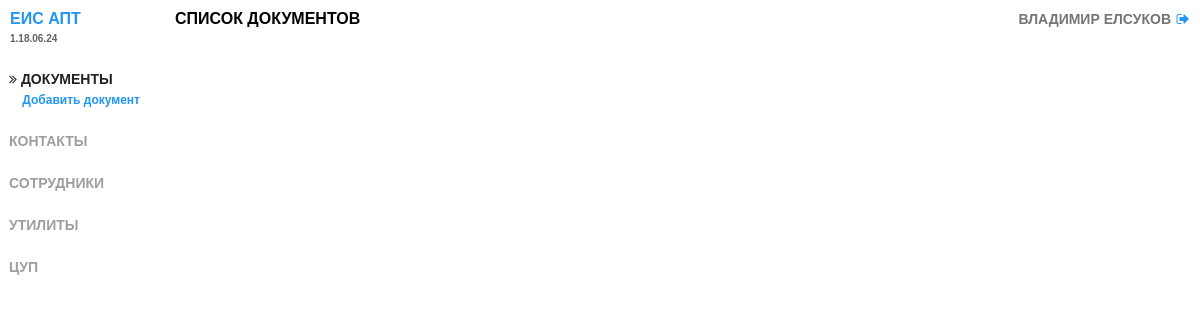
Page /documents/ (signed in) on the earlier database version.
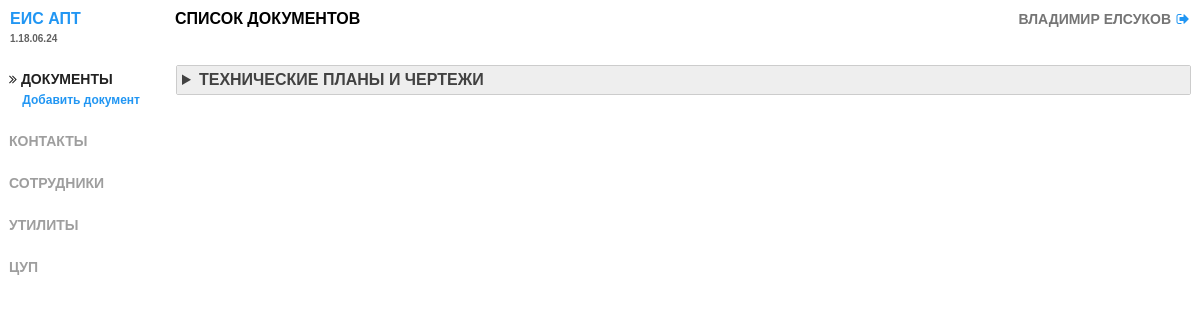
Same page on the later database version.
### documents/models.py (models this page shows, shortened)
class EIS_Document(models.Model):
	category    = models.CharField(max_length=100, choices=LIST_CATEGORIES)
	name        = models.CharField(max_length=200)
	date        = models.CharField(max_length=50, blank=True)
	file_pdf    = models.FileField(blank=True, upload_to=rename_upload_pdf)
	file        = models.FileField(blank=True, upload_to=rename_upload_file)
	note        = models.TextField(blank=True)
	update_user = models.CharField(max_length=200, default="Аноним")
	update_date = models.DateTimeField(null=True, blank=True)
	def file_size(self, in_file):
		if in_file is not None:
			try:
				size = in_file.size
				if size > 1000000:
					return "{0} Mb".format(size // 1000000)
				elif size > 1000:
					return "{0} Kb".format(size // 1000)
				else:
					return "{0} b".format(size)
			except:
				return "Ошибка"
		else:
			return ""
	def get_pdf_size(self):
		return self.file_size(self.file_pdf)
	def get_size(self):
		return self.file_size(self.file)
	def get_extension(self):
		if self.file is not None:
			try:
				ext = self.file.name[-3:]
				return ext.upper()
			except:
				return "Ошибка"
		else:
			return ""

### documents/views.py (the view)
def page_documents(request):
	EIS_info            = dict()
	EIS_info['name']    = EIS_NAME
	EIS_info['version'] = EIS_VERSION
	EIS_info['module']  = "Documents"
	if request.user.is_authenticated:
		documents = EIS_Document.objects.all().order_by("category", "name")
		EIS_info['title'] = "Список документов"
		EIS_info['user'] = "{0} {1}".format(request.user.first_name, request.user.last_name)
		return render(request, 'documents.html', {'EIS_info': EIS_info, 'documents': documents})
	else:
		return render(request, 'index_public.html', {'EIS_info': EIS_info})

### documents/templates/documents.html (shortened to what this page needs)
{% include "header.html" %}
<table width="100%">
    <tr>
        <td width="165px" valign="top">{% include "menu.html" %}</td>
        <td valign="top">
            <div class="content">
            <table width="100%">
                {% regroup documents by category as categories %}
                    {% for category in categories %}
                        <tr><td><details><summary class="group" >{{ category.grouper }}</summary>
                    </details></td></tr>
                {% endfor %}
            </table>
            </div>
        </td>
    </tr>
</table>
{% include "end.html" %}

### EIS/templates/header.html (shortened to what this page needs)
<!DOCTYPE html>
<html lang="en">
<head>
    <link rel="stylesheet" href="https://cdnjs.cloudflare.com/ajax/libs/font-awesome/4.7.0/css/font-awesome.min.css">
    <link rel="stylesheet" type="text/css" href="/static/main.css">
<body>
<div class="header">
    <table width="100%" cellpadding="0px" cellspacing="0px" border="0px">
        <tr>
            <td width="165px"><a class="title" href="/">ЕИС {{ EIS_info.name }}</a></td>
            <td>{{ EIS_info.title }}</td>
            <td width="200" align="right"><span class="user">{{ EIS_info.user }}</span></td>
            <td width="24" align="center">
                {% if user.is_authenticated %}
                    <a href="/admin/logout/"><i class="fa fa-sign-out" aria-hidden="true"></i></a>
                {% else %}
                    <a href="/admin/login/?next=/"><i class="fa fa-sign-in" aria-hidden="true"></i></a>
                {% endif %}
            </td>
        </tr>
        <tr>
            <td valign="top"><span class="version">{{ EIS_info.version }}</span></td>
            <td></td>
        </tr>
    </table>
</div>

Differences in the rows shown:
added EIS_Document: user "ВЛАДИМИР ЕЛСУКОВ", grouper "ТЕХНИЧЕСКИЕ ПЛАНЫ И ЧЕРТЕЖИ"
Other differences:
{{ EIS_info.user }}: "ВЛАДИМИР ЕЛСУКОВ" → (not shown)
